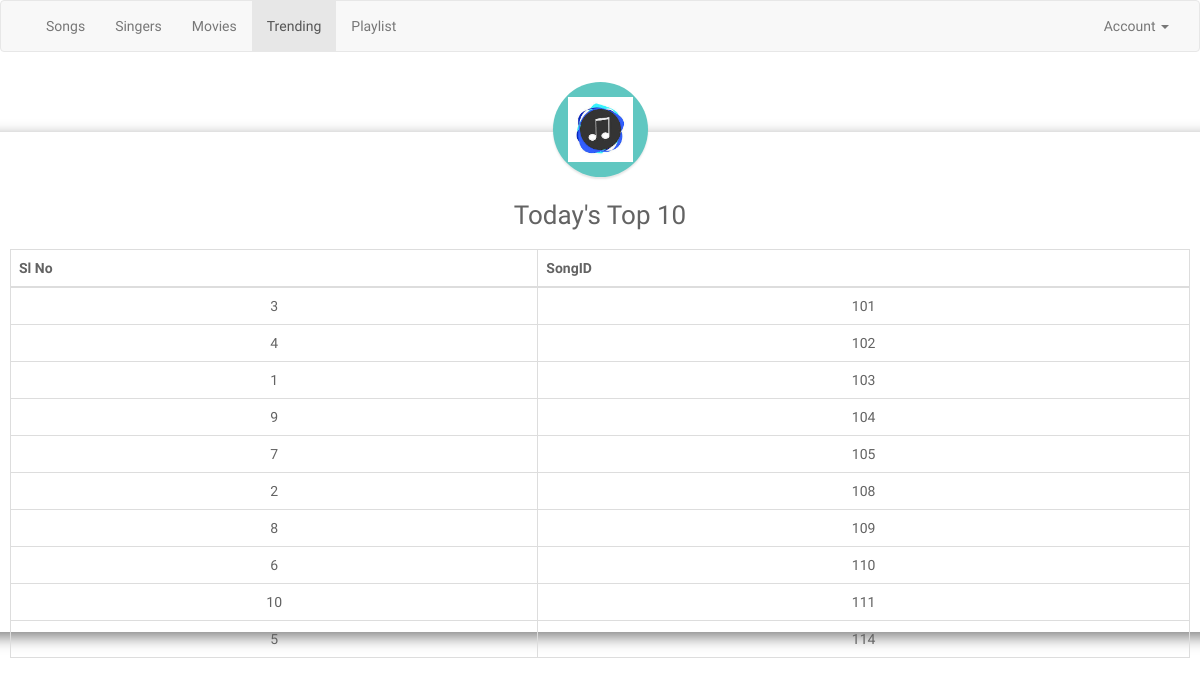
/TrendingVTU.php, run on the app's committed database.
### tables this page shows
CREATE TABLE `trending` (
  `slno` int(30) NOT NULL,
  `songID` int(30) DEFAULT NULL
);

### TrendingVTU.php (the view, shortened to what this page needs)
<!DOCTYPE html>
<html lang="en">
<head>
    <link rel="stylesheet" href="https://maxcdn.bootstrapcdn.com/font-awesome/4.7.0/css/font-awesome.min.css">
    <link rel="stylesheet" href="https://maxcdn.bootstrapcdn.com/bootstrap/3.3.7/css/bootstrap.min.css">
</head>
<body>
    <div>
<nav class="navbar navbar-default">
    <div class="container-fluid">
        <div class="collapse navbar-collapse" id="bs-example-navbar-collapse-1">
            <ul class="nav navbar-nav">
                <li><a href="SongVTU.php">Songs</a></li>
                <li><a href="SingerVTU.php">Singers</a></li>
                <li><a href="MoviesVTU.php">Movies</a></li>
                <li class="active"><a href="#">Trending<span class="sr-only">(current)</span></a></li>
                <li><a href="Playlist.html">Playlist</a></li>
            </ul>
            <ul class="nav navbar-nav navbar-right">
                <li class="dropdown">
                    <a href="#" class="dropdown-toggle" data-toggle="dropdown" role="button" aria-haspopup="true"
                        aria-expanded="false">Account <span class="caret"></span></a>
                </li>
            </ul>
        </div>
    </div>
</nav>
<div class="modal-dialog modal-login modal-lg cen">
            <div class="modal-content modal-lg big">
                <div class="modal-header">
                    <div class="avatar">
                        <img src="logo2.jpg" alt="Avatar">
                    </div>
                    <h4 class="modal-title">Today's Top 10</h4>
                </div>
                <div class="modal-body">
                        <table class="table table-sm table-bordered">
                                <thead>
                                  <tr>
                                    <th scope="col">Sl No</th>
                                    <th scope="col">SongID</th>
                                  </tr>
                                </thead>
                                <?php
                        $con=mysqli_connect('127.0.0.1','root','');
                        $sql="(Select * from trending) ";
                        $recod=mysqli_query($con,$sql);
                        While($row=mysqli_fetch_array($recod))
                        {
                                         echo "<tr>";
                                         echo "<td>".$row['slno']."</td>";
                                         echo "<td>".$row['songID']."</td>";
                                         echo "</form></tr>";
                        }
                    ?>
                              </table>
            </div>
        </div>
    </div>
</body>
</html>

### TrendingVTU.php (style rules this page uses)
body { font-family: 'Varela Round', sans-serif; }
.modal-login { color: #636363; width: 350px; }
.modal-login .modal-content { padding: 20px; border-radius: 5px; border: none; content: 1000px; }
.modal-login .modal-header { border-bottom: none; position: relative; justify-content: center; }
.modal-login h4 { text-align: center; font-size: 26px; margin: 30px 0 -15px; }
.modal-login .avatar { position: absolute; margin: 0 auto; left: 0; right: 0; top: -70px; width: 95px; height: 95px; border-radius: 50%; z-index: 9; background: #60c7c1; padding: 15px; box-shadow: 0px 2px 2px rgba(0, 0, 0, 0.1); }
.modal-login .avatar img { width: 100%; }
.modal-login.modal-dialog { margin-top: 80px; }
.cen { position: relative; right: 250px; }
.big { width:1250px; height:500px; text-align:center; margin-left:-200px; }

### data on the page
trending: slno "3", songID "101"
trending: slno "4", songID "102"
trending: slno "1", songID "103"
trending: slno "9", songID "104"
trending: slno "7", songID "105"
trending: slno "2", songID "108"
trending: slno "8", songID "109"
trending: slno "6", songID "110"
trending: slno "10", songID "111"
trending: slno "5", songID "114"
